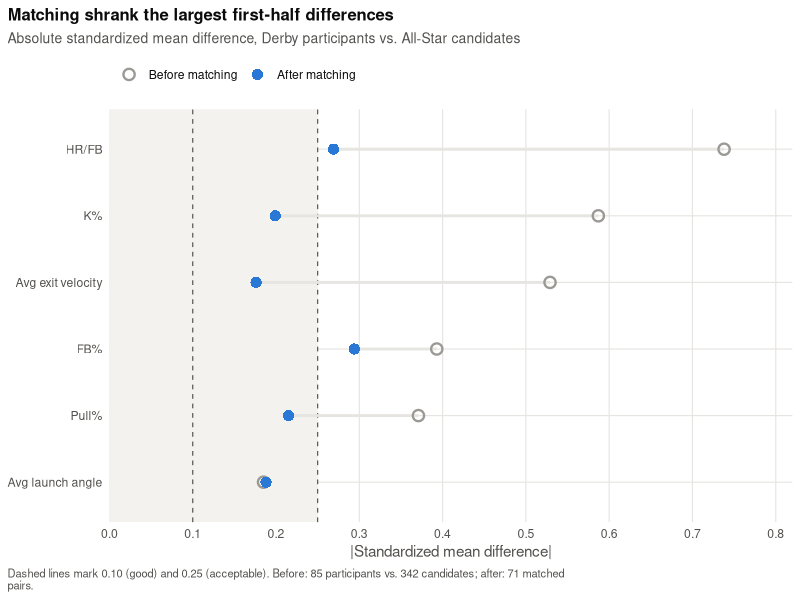
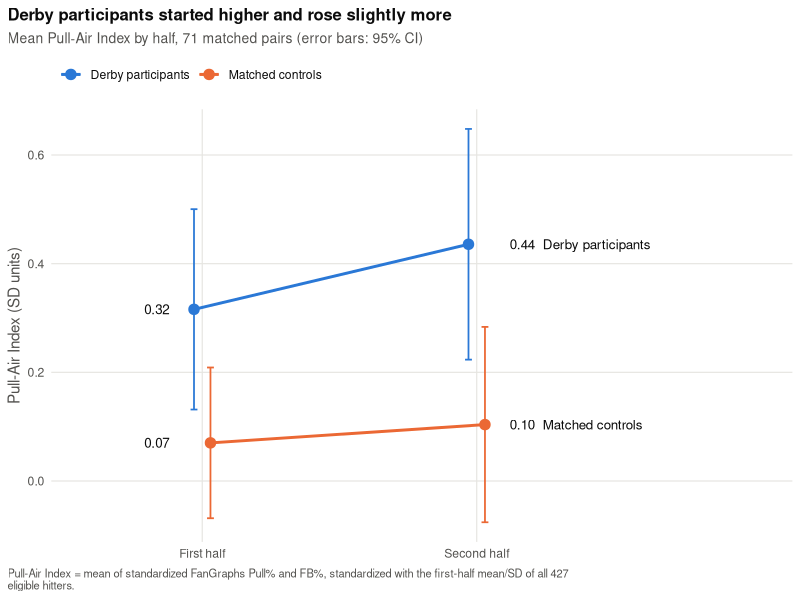

Here is the R script that generated these plots, in order: (Note: this script raises an error after producing the figures.)
# Figures for the paper.
#
# Inputs (data/): Matching_Balance.csv, Analysis_Dataset.csv, Results.csv,
#                 Matched_Pairs.csv, Unmatched_Participants.csv
# Outputs (figures/): fig1_balance.png, fig2_pai_by_half.png,
#                     fig3_effects.png, fig4_hr_pull_by_half.png,
#                     fig5_matching_distance.png
#
# Confidence levels follow the tests they illustrate: 95% for the primary
# outcome, 97.5% (Bonferroni-adjusted) for the secondary outcomes.
#
# Run from the repo root:  Rscript code/figures.R

library(ggplot2)
library(patchwork)

DERBY   <- "#2a78d6"   # categorical slot 1
CONTROL <- "#eb6834"   # categorical slot 2
BEFORE  <- "#9a9993"   # neutral gray for "before matching"
INK     <- "#0b0b0b"
INK2    <- "#52514e"
GRID    <- "#e6e5e1"

theme_paper <- function() {
  theme_minimal(base_size = 11) +
    theme(text = element_text(colour = INK),
          axis.text = element_text(colour = INK2),
          axis.title = element_text(colour = INK2),
          panel.grid.major = element_line(colour = GRID, linewidth = 0.4),
          panel.grid.minor = element_blank(),
          plot.title = element_text(face = "bold", size = 12),
          plot.subtitle = element_text(colour = INK2, size = 10),
          plot.caption = element_text(colour = INK2, size = 8, hjust = 0),
          plot.title.position = "plot", plot.caption.position = "plot",
          legend.position = "top", legend.justification = "left",
          legend.title = element_blank(),
          plot.background = element_rect(fill = "white", colour = NA))
}
wrap <- function(x, width = 115) paste(strwrap(x, width), collapse = "
")
save <- function(p, file, h) ggsave(file.path("figures", file), p, width = 6.5,
                                    height = h, dpi = 300, bg = "white")

d <- read.csv("data/Analysis_Dataset.csv", check.names = FALSE)
m <- d[d$matched == 1, ]
m$Group <- factor(ifelse(m$group == "derby", "Derby participants", "Matched controls"),
                  levels = c("Derby participants", "Matched controls"))
group_cols <- c("Derby participants" = DERBY, "Matched controls" = CONTROL)

# ---- Figure 1: covariate balance before and after matching ----
bal <- read.csv("data/Matching_Balance.csv")
labels <- c(pull_pct = "Pull%", fb_pct = "FB%", k_pct = "K%", hr_fb = "HR/FB",
            avg_ev = "Avg exit velocity", avg_la = "Avg launch angle")
bal$Variable <- factor(labels[bal$variable], levels = labels[bal$variable[order(bal$smd_before)]])
bal_long <- rbind(
  data.frame(Variable = bal$Variable, smd = abs(bal$smd_before), When = "Before matching"),
  data.frame(Variable = bal$Variable, smd = abs(bal$smd_after),  When = "After matching"))
bal_long$When <- factor(bal_long$When, levels = c("Before matching", "After matching"))

p1 <- ggplot(bal_long, aes(smd, Variable)) +
  annotate("rect", xmin = -Inf, xmax = 0.25, ymin = -Inf, ymax = Inf,
           fill = "#f3f2ee") +
  geom_vline(xintercept = c(0.1, 0.25), colour = INK2, linetype = "dashed", linewidth = 0.4) +
  geom_line(aes(group = Variable), colour = GRID, linewidth = 1) +
  geom_point(aes(colour = When, shape = When), size = 3, stroke = 1.2) +
  scale_colour_manual(values = c("Before matching" = BEFORE, "After matching" = DERBY)) +
  scale_shape_manual(values = c("Before matching" = 1, "After matching" = 16)) +
  scale_x_continuous(limits = c(0, 0.8), breaks = seq(0, 0.8, 0.1), expand = expansion(add = c(0, 0.02))) +
  labs(title = "Matching shrank the largest first-half differences",
       subtitle = "Absolute standardized mean difference, Derby participants vs. All-Star candidates",
       x = "|Standardized mean difference|", y = NULL,
       caption = wrap("Dashed lines mark 0.10 (good) and 0.25 (acceptable). Before: 85 participants vs. 342 candidates; after: 71 matched pairs.")) +
  theme_paper()
save(p1, "fig1_balance.png", 3.6)

# ---- Helper: group means by half with t-based CIs at the given level ----
by_half <- function(var1, var2, level = 0.95) {
  q <- function(n) qt(1 - (1 - level) / 2, n - 1)
  out <- do.call(rbind, lapply(levels(m$Group), function(g) {
    do.call(rbind, lapply(c("First half", "Second half"), function(h) {
      x <- m[m$Group == g, if (h == "First half") var1 else var2]
      x <- x[!is.na(x)]
      se <- sd(x) / sqrt(length(x))
      data.frame(Group = g, Half = h, mean = mean(x),
                 lo = mean(x) - q(length(x)) * se,
                 hi = mean(x) + q(length(x)) * se)
    }))
  }))
  out$Group <- factor(out$Group, levels = levels(m$Group))
  out
}

half_plot <- function(s, title, subtitle, ylab, caption, fmt) {
  dodge <- position_dodge(width = 0.12)
  starts <- s[s$Half == "First half", ]
  ends <- s[s$Half == "Second half", ]
  # Values beside every point: first half to the left, second half to the
  # right (with the group name, so the lines are directly labeled).
  ggplot(s, aes(Half, mean, colour = Group, group = Group)) +
    geom_line(linewidth = 1, position = dodge) +
    geom_errorbar(aes(ymin = lo, ymax = hi), width = 0.05, linewidth = 0.6, position = dodge) +
    geom_point(size = 3.2, position = dodge) +
    geom_text(data = starts, aes(label = fmt(mean)),
              hjust = 1, nudge_x = -0.12, size = 3.4, colour = INK, show.legend = FALSE) +
    geom_text(data = ends, aes(label = paste0(fmt(mean), "  ", Group)),
              hjust = 0, nudge_x = 0.12, size = 3.4, colour = INK, show.legend = FALSE) +
    scale_colour_manual(values = group_cols) +
    scale_x_discrete(expand = expansion(add = c(0.55, 1.15))) +
    labs(title = title, subtitle = subtitle, x = NULL, y = ylab, caption = wrap(caption)) +
    theme_paper()
}

# ---- Figure 2: Pull-Air Index by half ----
s2 <- by_half("PAI_1st", "PAI_2nd")
p2 <- half_plot(s2,
  "Derby participants started higher and rose slightly more",
  "Mean Pull-Air Index by half, 71 matched pairs (error bars: 95% CI)",
  "Pull-Air Index (SD units)",
  "Pull-Air Index = mean of standardized FanGraphs Pull% and FB%, standardized with the first-half mean/SD of all 427 eligible hitters.",
  function(x) sprintf("%.2f", x))
save(p2, "fig2_pai_by_half.png", 3.8)

# ---- Figure 3: effect estimates ----
r <- read.csv("data/Results.csv")
r$label <- c("Adjusted, matched (primary)", "Within participants (paired)",
             "Unadjusted, matched (Welch)", "HR/FB (adjusted)",
             "HR Pull% (adjusted)", "HR Pull%, within participants (supporting)")
r$kind <- ifelse(grepl("^PRIMARY", r$analysis), "Primary",
                 ifelse(grepl("^Secondary", r$analysis), "Secondary", "Supporting"))
r$label <- paste0(r$label, "  (p = ", formatC(r$p_value, format = "f", digits = 3), ")")

forest <- function(rows, title, xlab, cap) {
  rows$label <- factor(rows$label, levels = rev(rows$label))
  ggplot(rows, aes(estimate, label)) +
    geom_vline(xintercept = 0, colour = INK2, linewidth = 0.5) +
    geom_errorbar(aes(xmin = ci_low, xmax = ci_high), orientation = "y", width = 0.15,
                  colour = DERBY, linewidth = 0.8) +
    geom_point(aes(shape = kind), colour = DERBY, size = 3.2, fill = "white", stroke = 1.2) +
    scale_shape_manual(values = c(Primary = 18, Secondary = 16, Supporting = 21),
                       breaks = c("Primary", "Secondary", "Supporting")) +
    labs(title = title, x = xlab, y = NULL, caption = if (is.null(cap)) NULL else wrap(cap)) +
    theme_paper() + theme(legend.position = "none", plot.title = element_text(size = 11))
}
p3a <- forest(r[1:3, ], "A. Pull-Air Index change (95% CI)",
              "Derby effect, SD units (positive = more pull-air)", NULL)
p3b <- forest(r[4:6, ], "B. Secondary outcomes (97.5% CI, Bonferroni)",
              "Derby effect, percentage points",
              "Estimates are the Derby-minus-control difference in first-to-second-half change, except 'within participants' (second minus first half).")
p3 <- p3a / p3b + plot_annotation(
  title = wrap("Every estimate leans toward more pull-air hitting, but no Derby-vs-control difference is significant", 80),
  theme = theme_paper())
save(p3, "fig3_effects.png", 5.4)

# ---- Figure 4: HR Pull% by half ----
s4 <- by_half("HR_Pull%_1st", "HR_Pull%_2nd", level = 0.975)
p4 <- half_plot(s4,
  "Derby participants pulled more of their home runs after the break",
  "Mean share of home runs pulled, by half, 71 matched pairs (error bars: 97.5% CI, Bonferroni-adjusted)",
  "Home runs pulled (%)",
  "Home-run direction classified from Statcast hit coordinates (pulled = more than 15 degrees toward the batter's pull side).",
  function(x) sprintf("%.1f%%", x))
save(p4, "fig4_hr_pull_by_half.png", 3.8)

# ---- Figure 5: matching distances and the caliper ----
pairs <- read.csv("data/Matched_Pairs.csv")
unm <- read.csv("data/Unmatched_Participants.csv")
CALIPER <- sqrt(2 * qchisq(0.10, df = 6))
dist <- rbind(
  data.frame(player = pairs$participant, season = pairs$season,
             distance = pairs$distance, Status = "Matched (71)"),
  data.frame(player = unm$player, season = unm$season,
             distance = unm$closest_distance, Status = "Unmatched (14)"))
dist$Status <- factor(dist$Status, levels = c("Matched (71)", "Unmatched (14)"))
far <- dist[dist$distance > 2.9, ]
far <- far[order(far$distance), ]
far$label <- paste0(far$player, " (", far$season, ")")
# Spread labels that would overlap (vertical text needs ~0.1 of x-axis room)
far$x <- far$distance
for (i in seq_len(nrow(far))[-1]) far$x[i] <- max(far$x[i], far$x[i - 1] + 0.1)
p5 <- ggplot(dist, aes(distance, fill = Status)) +
  geom_histogram(binwidth = 0.1, boundary = 0, colour = "white", linewidth = 0.3) +
  geom_vline(xintercept = CALIPER, colour = INK, linetype = "dashed", linewidth = 0.5) +
  annotate("text", x = CALIPER + 0.04, y = Inf, vjust = 1.4, hjust = 0, size = 3.2,
           colour = INK, label = sprintf("Cutoff = %.1f", CALIPER)) +
  geom_text(data = far, aes(x = x, y = 2.3, label = label), inherit.aes = FALSE,
            angle = 90, hjust = 0, size = 2.8, colour = INK2) +
  scale_fill_manual(values = c("Matched (71)" = DERBY, "Unmatched (14)" = BEFORE)) +
  scale_x_continuous(breaks = seq(0, 3.5, 0.5)) +
  scale_y_continuous(expand = expansion(mult = c(0, 0.08))) +
  labs(title = "Most participants had a close All-Star counterpart; 14 did not",
       subtitle = "Mahalanobis distance from each eligible participant to their closest available candidate",
       x = "Mahalanobis distance (lower = more similar first half)", y = "Participants",
       caption = wrap(paste("Participants beyond the cutoff had no non-participating All-Star within",
                            "the closest 10% of random hitter pairs and were excluded from the matched",
                            "comparison. Labeled: the most distinct participants."))) +
  theme_paper()
save(p5, "fig5_matching_distance.png", 3.8)

cat("Saved 5 figures to figures/\n")
